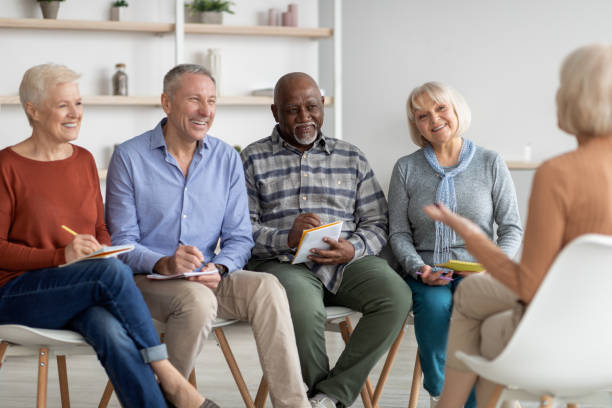
#> input picture data/people.jpg, 612 x 408 px
$ python multiple_faces.py
#> lines starting #> are read from the running program, lines starting #| are printed output that depends on the picture; after the words box and inside, x2 and y2 are one past the last pixel; in counts of white or black regions, pixels touching at a corner belong together
import cv2
import matplotlib.pyplot as plt

cascade_classifier = cv2.CascadeClassifier('haarcascade_frontalface_alt.xml')

# OpenCV deals with BGR but Matplotlib deals with RGB
image = cv2.imread('./data/people.jpg')
#> image is the input picture: shape (408, 612, 3); mean B, G, R 143.6, 146.3, 155.1

# convert to grayscale
gray_image = cv2.cvtColor(image, cv2.COLOR_BGR2GRAY)
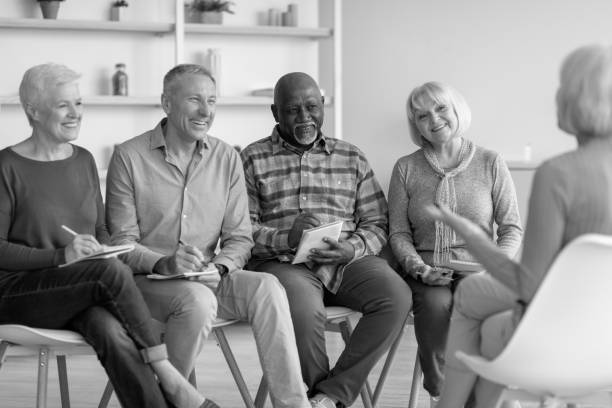
#> gray_image: shape (408, 612); min 0, max 255, mean 148.6

detected_faces = cascade_classifier.detectMultiScale(gray_image, scaleFactor=1.2, minNeighbors=2, minSize=(10, 10))
#> detected_faces = [[47, 84, 50, 50]]

for (x, y, width, height) in detected_faces:
    cv2.rectangle(image, (x, y), (x + width, y + height), (0, 0, 255), 1)
#> this loop made 1 pass
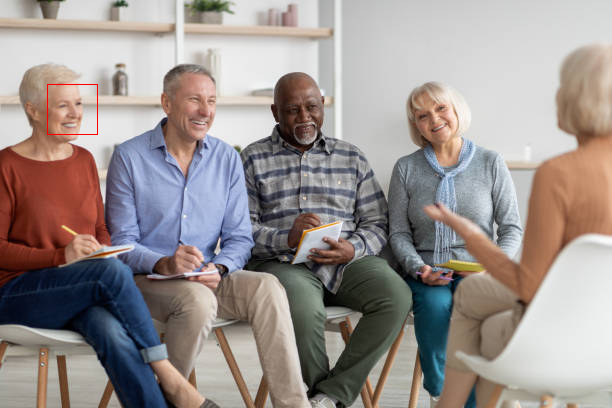
#> image: shape (408, 612, 3); 0.08% of pixels changed, all inside (x1, y1, x2, y2) = (47, 84, 98, 135)

# OpenCV uses BGR and matplotlib uses RGB
plt.imshow(cv2.cvtColor(image, cv2.COLOR_BGR2RGB))
plt.show()

$ run again, with data/girl_face.jpeg copied over data/people.jpg
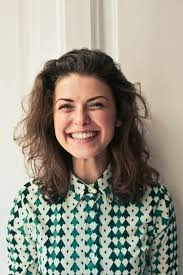
#> input picture data/girl_face.jpeg, 183 x 275 px
#> image is the input picture: shape (275, 183, 3); mean B, G, R 135.6, 148.8, 151.7
#> `gray_image = cv2.cvtColor(image, cv2.COLOR_BGR2GRAY)`:
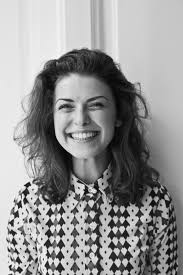
#> gray_image: shape (275, 183); min 1, max 253, mean 148.1
#> detected_faces = [[43, 78, 73, 73]]
#> the loop `for (x, y, width, height) in detected_faces:` made 1 pass
#> after the loop `for (x, y, width, height) in detected_faces:`:
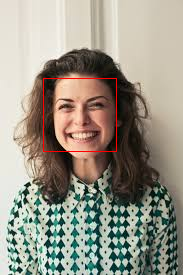
#> image: shape (275, 183, 3); 0.58% of pixels changed, all inside (x1, y1, x2, y2) = (43, 78, 117, 152)

$ run again, with data/male_face.png saved as data/people.jpg
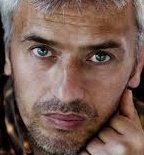
#> input picture data/male_face.png, 144 x 155 px
#> image is the input picture: shape (155, 144, 3); mean B, G, R 82.6, 93, 119.4
#> `gray_image = cv2.cvtColor(image, cv2.COLOR_BGR2GRAY)`:
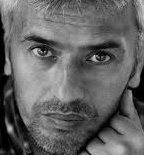
#> gray_image: shape (155, 144); min 0, max 206, mean 99.7
#> detected_faces = ()
